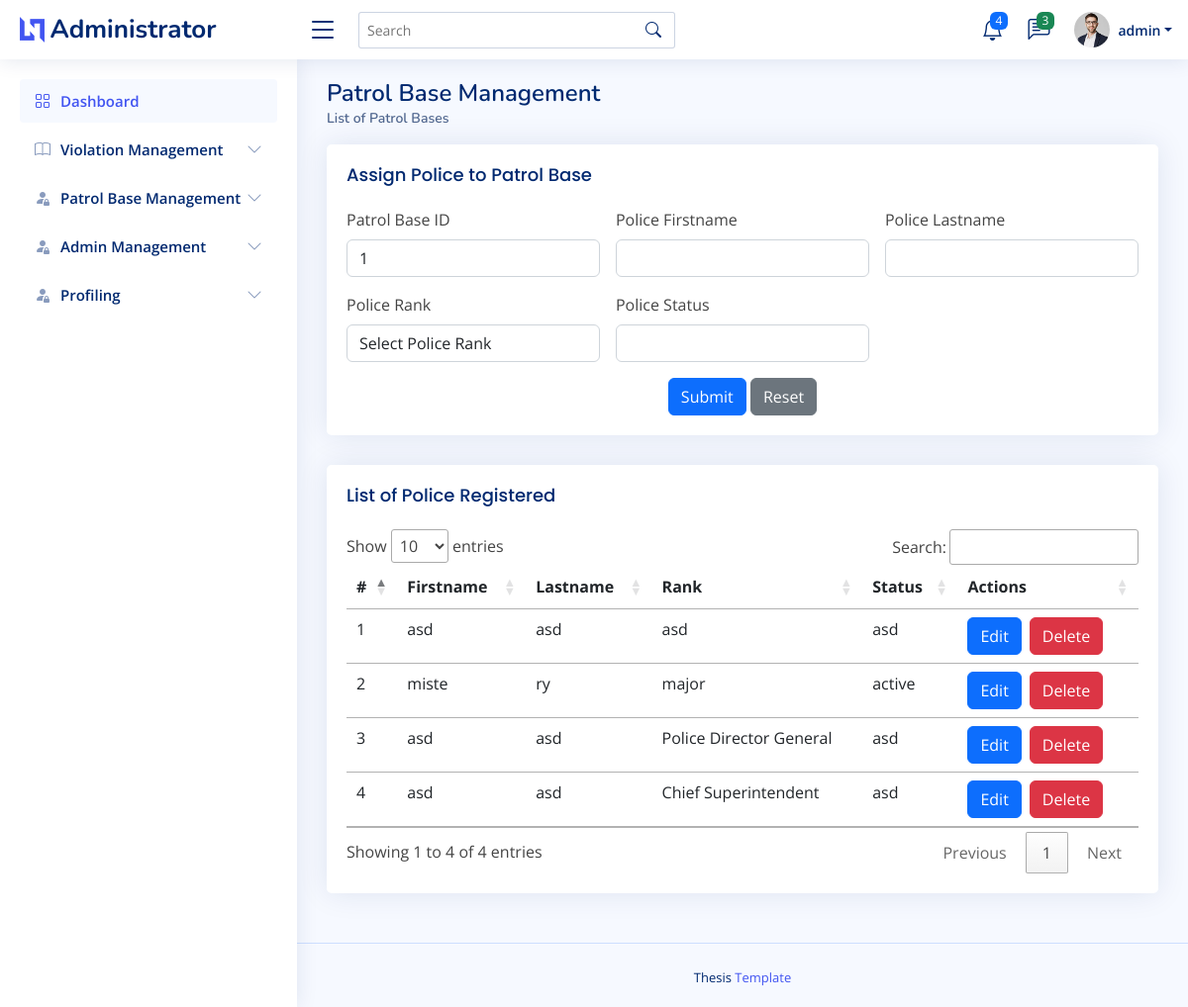
Screenshot of /admin/assign_police_patrol_page.php?patrol_id=1 (signed in) with the database file from the repository.
### tables this page shows
CREATE TABLE `patrolbase_assign_tbl`  (
  `assign_id` int NOT NULL AUTO_INCREMENT,
  `patrolbase_id` int NULL DEFAULT NULL,
  `police_firstname` varchar(255) NULL DEFAULT NULL,
  `police_lastname` varchar(255) NULL DEFAULT NULL,
  `rank` varchar(255) NULL DEFAULT NULL,
  `date_register` date NULL DEFAULT current_timestamp,
  `status` varchar(255) NULL DEFAULT NULL,
  `username` varchar(255) NULL DEFAULT NULL,
  `password` varchar(255) NULL DEFAULT NULL,
  PRIMARY KEY (`assign_id`) USING BTREE
);

### admin/assign_police_patrol_page.php (the view, shortened to what this page needs)
<?php
    include("admin_header.php");
?>
<body>
    <?php
        include("admin_topnav.php");
        include("admin_sidenav.php");
        $patrol_id = isset($_GET['patrol_id']) ? $_GET['patrol_id'] : '';
    ?>
    <main id="main" class="main">
        <div class="pagetitle">
            <h1>Patrol Base Management</h1>
            <nav>
                <ol class="breadcrumb">
                    <li class="breadcrumb-item active">List of Patrol Bases</li>
                </ol>
            </nav>
        </div>
        <section class="section">
            <div class="row">
                <div class="col-lg-12">
                    <div class="card">
                        <div class="card-body">
                            <h5 class="card-title">Assign Police to Patrol Base</h5>
                            <form class="row g-3" action="process/assign_police_patrolbase.php" method="POST">
                                <div class="col-md-4">
                                    <label for="patrol_base_id" class="form-label">Patrol Base ID</label>
                                    <input type="text" class="form-control" id="patrol_base_id" value="<?php echo htmlspecialchars($patrol_id); ?>" name="patrol_id" required>
                                </div>
                                <div class="col-md-4">
                                    <label for="police_firstname" class="form-label">Police Firstname</label>
                                    <input type="text" class="form-control" id="police_firstname" name="police_firstname" required>
                                </div>
                                <div class="col-md-4">
                                    <label for="police_lastname" class="form-label">Police Lastname</label>
                                    <input type="text" class="form-control" id="police_lastname" name="police_lastname" required>
                                </div>
                                <div class="col-md-4">
                                    <label for="police_rank" class="form-label">Police Rank</label>
                                    <select class="form-control" id="police_rank" name="rank" required>
                                        <option value="" disabled selected>Select Police Rank</option>
                                    </select>
                                </div>
                                <div class="col-md-4">
                                    <label for="police_status" class="form-label">Police Status</label>
                                    <input type="text" class="form-control" id="police_status" name="status" required>
                                </div>
                                <div class="text-center">
                                    <button type="submit" class="btn btn-primary">Submit</button>
                                    <button type="reset" class="btn btn-secondary">Reset</button>
                                </div>
                            </form>
                        </div>
                    </div>
                </div>
                <div class="col-lg-12">
                    <div class="card">
                        <div class="card-body">
                            <h5 class="card-title">List of Police Registered</h5>
                            <table class="table table-hover" id="patrol_base_datatable">
                                <thead>
                                    <tr>
                                        <th scope="col">#</th>
                                        <th scope="col">Firstname</th>
                                        <th scope="col">Lastname</th>
                                        <th scope="col">Rank</th>
                                        <th scope="col">Status</th>
                                        <th scope="col">Actions</th>
                                    </tr>
                                </thead>
                                <tbody>
                                    <?php
                                        $stmt = $connection->prepare("SELECT * FROM patrolbase_assign_tbl WHERE patrolbase_id = ?");
                                        $stmt->bind_param("i", $patrol_id);
                                        $stmt->execute();
                                        $result = $stmt->get_result();
                                        $count = 1;
                                        while($row = $result->fetch_assoc()) {
                                            echo "<tr>";
                                            echo "<td>".$count."</td>";
                                            echo "<td>".$row['police_firstname']."</td>";
                                            echo "<td>".$row['police_lastname']."</td>";
                                            echo "<td>".$row['rank']."</td>";
                                            echo "<td>".$row['status']."</td>";
                                            echo "<td class='d-flex'>";
                                            echo "<a class='btn btn-primary me-2' href='edit_police.php?police_id=" . htmlspecialchars($row['assign_id']) . "'>Edit</a>";
                                            echo "<a class='btn btn-danger me-2' href='delete_police.php?police_id=" . htmlspecialchars($row['assign_id']) . "'>Delete</a>";
                                            echo "</td>";
                                            echo "</tr>";
                                            $count++;
                                        }
                                    ?>
                                </tbody>
                            </table>
                        </div>
                    </div>
                </div>
            </div>
        </section>
    </main>
    <?php
        include("admin_footer.php");
    ?>
</body>
</html>

### assets/css/style.css (style rules this page uses)
:root { scroll-behavior: smooth; }
body { font-family: "Open Sans", sans-serif; background: #f6f9ff; color: #444444; }
a { color: #4154f1; text-decoration: none; }
h1, h2, h3, h4, h5, h6 { font-family: "Nunito", sans-serif; }
#main { margin-top: 60px; padding: 20px 30px; transition: all 0.3s; }
.pagetitle { margin-bottom: 10px; }
.pagetitle h1 { font-size: 24px; margin-bottom: 0; font-weight: 600; color: #012970; }
.card { margin-bottom: 30px; border: none; border-radius: 5px; box-shadow: 0px 0 30px rgba(1, 41, 112, 0.1); }
.card-title { padding: 20px 0 15px 0; font-size: 18px; font-weight: 500; color: #012970; font-family: "Poppins", sans-serif; }
.card-body { padding: 0 20px 20px 20px; }
.breadcrumb { font-size: 14px; font-family: "Nunito", sans-serif; color: #899bbd; font-weight: 600; }
.breadcrumb .breadcrumb-item::before { color: #899bbd; }
.breadcrumb .active { color: #51678f; font-weight: 600; }
@media (min-width: 1200px) { #main, #footer { margin-left: 300px; } }

### rows the page displays
patrolbase_assign_tbl: police_firstname "asd", police_lastname "asd", rank "asd", status "asd"
patrolbase_assign_tbl: police_firstname "miste", police_lastname "ry", rank "major", status "active"
patrolbase_assign_tbl: police_firstname "asd", police_lastname "asd", rank "Police Director General", status "asd"
patrolbase_assign_tbl: police_firstname "asd", police_lastname "asd", rank "Chief Superintendent", status "asd"

### other values shown
$_SESSION['username'] "admin"
